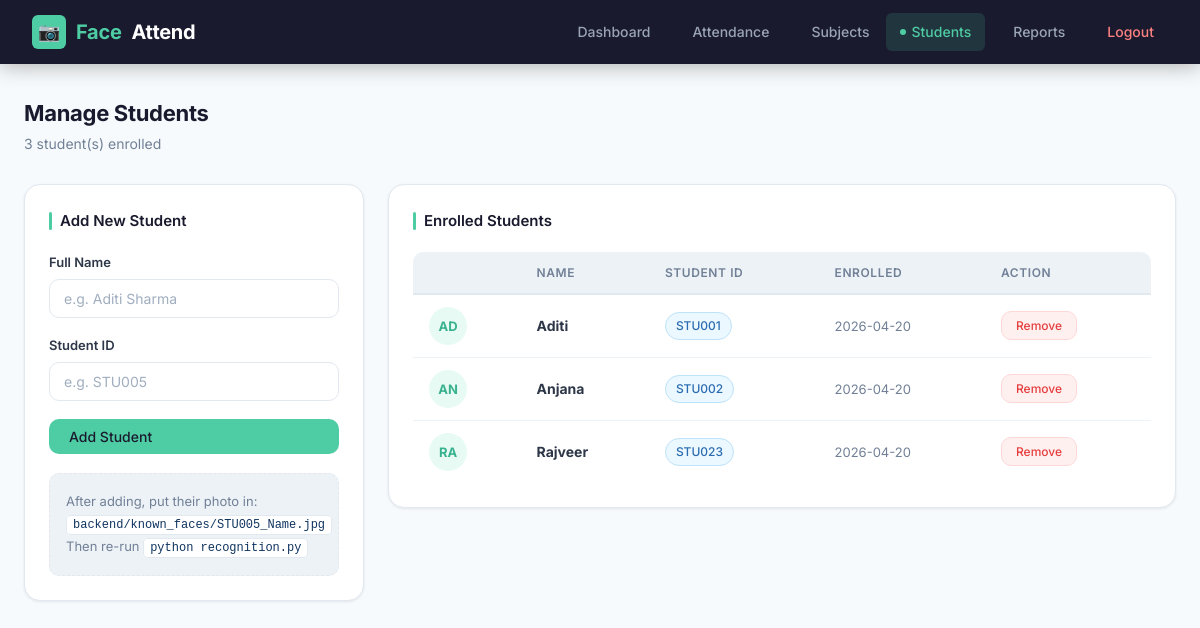
/admin (signed in), run on an earlier commit of the app's database.
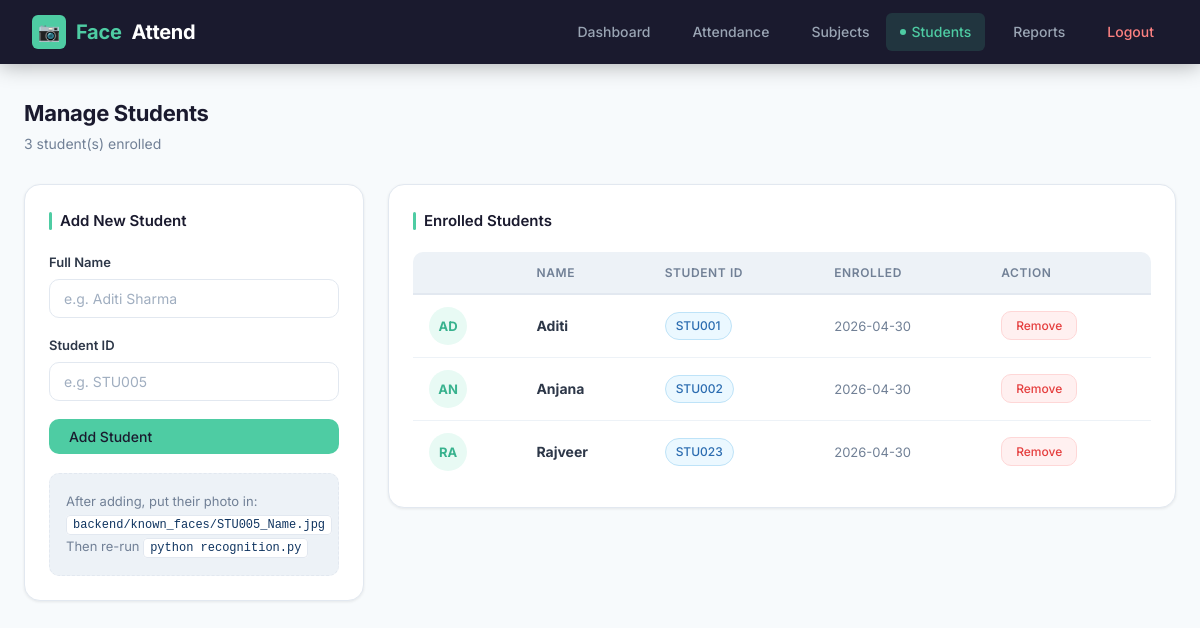
And on a later commit of the database.
### tables this page shows
CREATE TABLE students (
            id          INTEGER PRIMARY KEY AUTOINCREMENT,
            name        TEXT    NOT NULL,
            student_id  TEXT    UNIQUE NOT NULL,
            enrolled_at TEXT    NOT NULL
        );

### app.py (the view)
@app.route("/admin")
@login_required
def admin():
    students = get_all_students()
    return render_template("admin.html", students=students)

### app.py (called while the page is built)
def login_required(f):
    from functools import wraps
    @wraps(f)
    def decorated(*args, **kwargs):
        if "logged_in" not in session:
            return redirect(url_for("login"))
        return f(*args, **kwargs)
    return decorated

### backend/database.py (called while the page is built)
def get_connection():
    conn = sqlite3.connect(DB_PATH)
    conn.row_factory = sqlite3.Row
    return conn

def get_all_students():
    conn = get_connection()
    cursor = conn.cursor()
    cursor.execute("SELECT * FROM students ORDER BY name")
    students = cursor.fetchall()
    conn.close()
    return students

### templates/admin.html (shortened to what this page needs)
{% extends "base.html" %}
{% block content %}
<div class="page-header">
  <div>
    <div class="page-title">Manage Students</div>
    <div class="page-subtitle">{{ students|length }} student(s) enrolled</div>
  </div>
</div>
<div class="admin-grid">
  <div class="card" style="margin-bottom:0">
    <div class="card-title">Add New Student</div>
    <div class="form-group">
      <label>Full Name</label>
      <input type="text" id="name" placeholder="e.g. Aditi Sharma">
    </div>
    <div class="form-group">
      <label>Student ID</label>
      <input type="text" id="sid" placeholder="e.g. STU005">
    </div>
    <button class="btn btn-primary" onclick="addStudent()" style="width:100%">Add Student</button>
    <div class="photo-hint" style="margin-top:1.2rem">
      After adding, put their photo in:<br>
      <code>backend/known_faces/STU005_Name.jpg</code><br>
      Then re-run <code>python recognition.py</code>
    </div>
  </div>
  <div class="card" style="margin-bottom:0">
    <div class="card-title">Enrolled Students</div>
    {% if students %}
    <div class="table-wrap">
    <table>
      <thead><tr><th></th><th>Name</th><th>Student ID</th><th>Enrolled</th><th>Action</th></tr></thead>
      <tbody id="student-table">
        {% for s in students %}
        <tr id="row-{{ s.student_id }}">
          <td>
            <div class="student-avatar">
              {{ s.name[:2].upper() }}
            </div>
          </td>
          <td><strong>{{ s.name }}</strong></td>
          <td><span class="badge badge-blue">{{ s.student_id }}</span></td>
          <td style="color:var(--text-muted);font-size:13px">{{ s.enrolled_at[:10] }}</td>
          <td>
            <button class="btn btn-danger btn-sm"
              onclick="deleteStudent('{{ s.student_id }}','{{ s.name }}')">Remove</button>
          </td>
        </tr>
        {% endfor %}
      </tbody>
    </table>
    </div>
    {% else %}
    <div class="empty-state"><p>No students enrolled yet.<br>Add a student using the form.</p></div>
    {% endif %}
  </div>
</div>
{% endblock %}

What changed in the data, as far as the page shows it:
changed students "Aditi": enrolled_at "2026-04-20" → "2026-04-30"
changed students "Anjana": enrolled_at "2026-04-20" → "2026-04-30"
changed students "Rajveer": enrolled_at "2026-04-20" → "2026-04-30"
